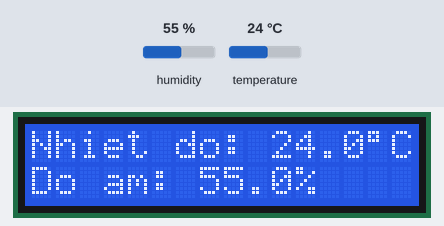
Bench run of a sketch on a simulated ESP32. Parts: 16×2 character LCD. The inputs (shaded band) are chosen by the test bench; at power-on: humidity 55 %, temperature 24 °C. What the sketch prints to the serial monitor is not drawn.

Above: at 3.2 s.
3.3 s: humidity set to 22 %
At 7.5 s:
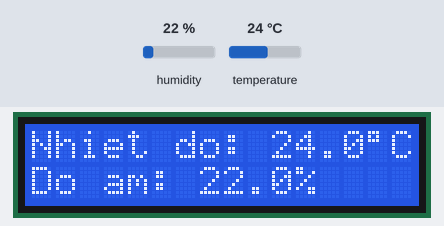
8.9 s: temperature set to 12 °C
At 12.7 s:
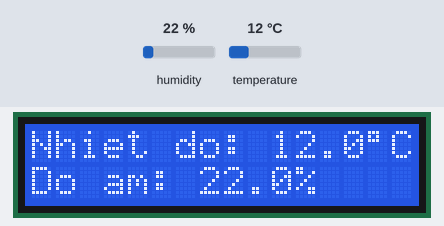
14.5 s: humidity set to 40 %
At 17.9 s:
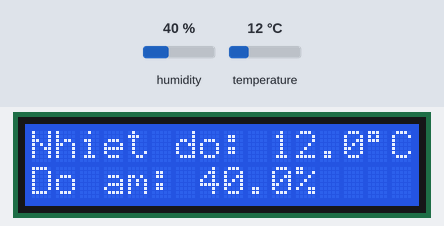
20.1 s: temperature set to 19 °C
At 23.0 s:
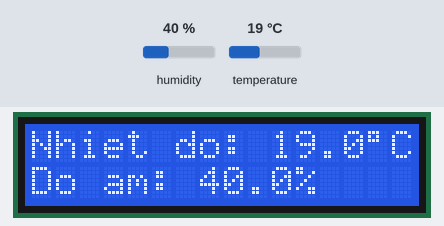
Timing chart, 0 to 24.5 s (numbered marks = the images above; inputs shaded):
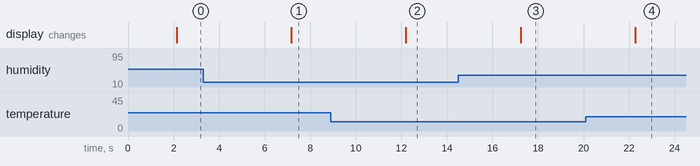

The sketch:

ESP32-DHT22.ino
```cpp
#include <Wire.h>
#include <LiquidCrystal_I2C.h>
#include <DHT.h>

// ===== CAU HINH CAM BIEN DHT22 =====
#define DHTPIN 13
#define DHTTYPE DHT22

DHT dht(DHTPIN, DHTTYPE);

// ===== CAU HINH LCD I2C =====
#define SDA_PIN 23
#define SCL_PIN 22

LiquidCrystal_I2C lcd(0x27, 16, 2);

// ===== SETUP =====
void setup() {
  Serial.begin(115200);

  // Khoi dong I2C cho ESP32
  Wire.begin(SDA_PIN, SCL_PIN);

  // Khoi dong DHT22
  dht.begin();

  // Khoi dong LCD
  lcd.init();
  lcd.backlight();

  lcd.setCursor(0, 0);
  lcd.print("HE THONG DHT22");

  lcd.setCursor(0, 1);
  lcd.print("ESP32 BAT DAU");

  delay(2000);
  lcd.clear();

  Serial.println("HE THONG DO NHIET DO VA DO AM");
  Serial.println("--------------------------------");
}

// ===== LOOP =====
void loop() {

  // Doc nhiet do va do am
  float temperature = dht.readTemperature();
  float humidity = dht.readHumidity();

  // Kiem tra loi cam bien
  if (isnan(temperature) || isnan(humidity)) {

    lcd.clear();
    lcd.setCursor(0, 0);
    lcd.print("LOI CAM BIEN!");

    Serial.println("Khong doc duoc DHT22!");

    delay(2000);
    return;
  }

  // Hien thi nhiet do len LCD
  lcd.setCursor(0, 0);
  lcd.print("Nhiet do: ");
  lcd.print(temperature, 1);
  lcd.write(223);
  lcd.print("C ");

  // Hien thi do am len LCD
  lcd.setCursor(0, 1);
  lcd.print("Do am: ");
  lcd.print(humidity, 1);
  lcd.print("%    ");

  // In du lieu ra Serial Monitor
  Serial.print("Nhiet do: ");
  Serial.print(temperature);
  Serial.println(" *C");

  Serial.print("Do am: ");
  Serial.print(humidity);
  Serial.println(" %");

  Serial.println("-------------------------");

  // Cap nhat moi 5 giay
  delay(5000);
}
```

Measured:
- after the input at 3.3 s, the display: changes after 3.9 s (image 1)
- after the input at 8.9 s, the display: changes after 3.3 s (image 2)
- after the input at 14.5 s, the display: changes after 2.7 s (image 3)
- after the input at 20.1 s, the display: changes after 2.2 s (image 4)
